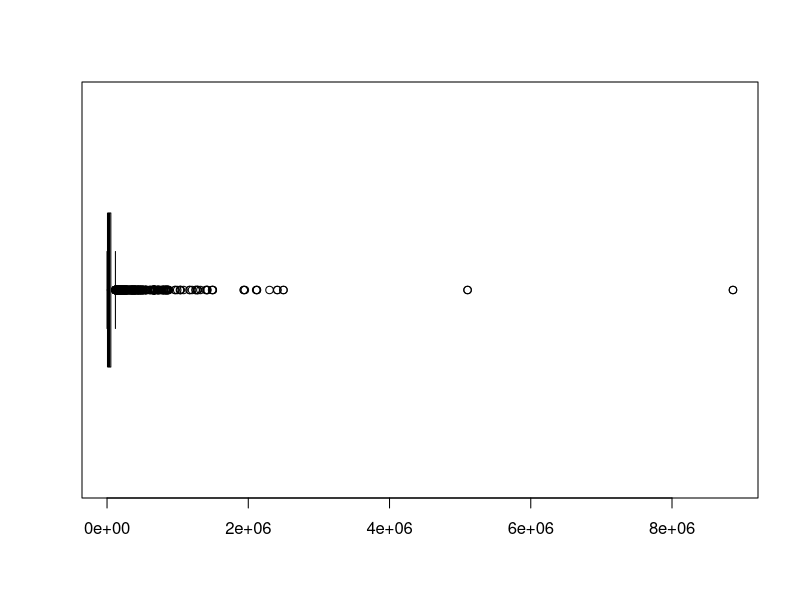
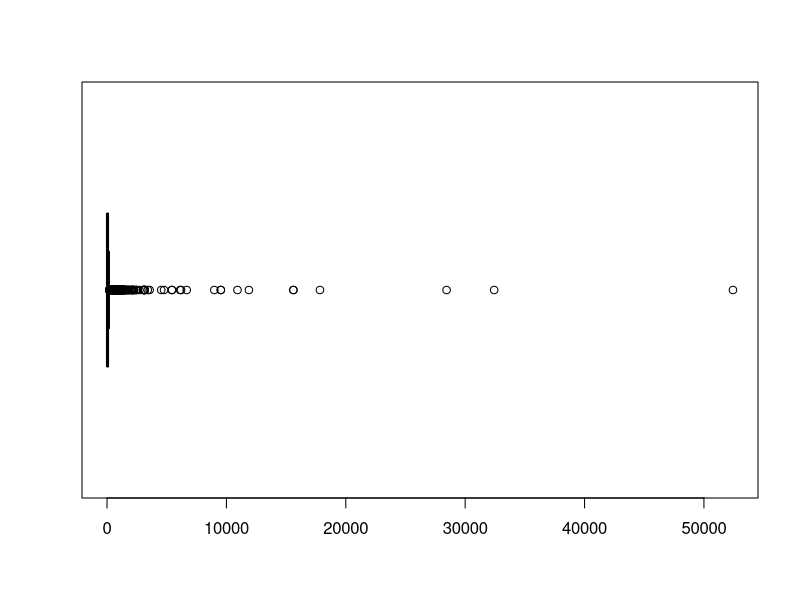
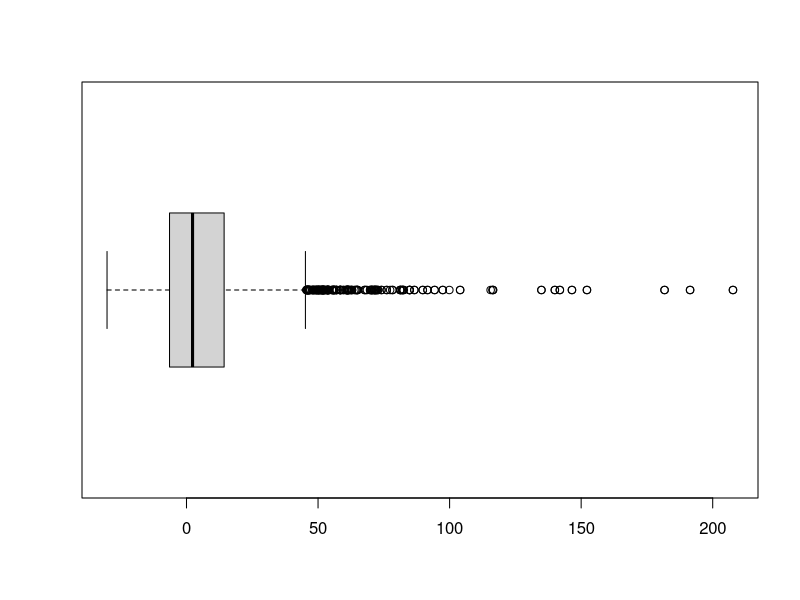
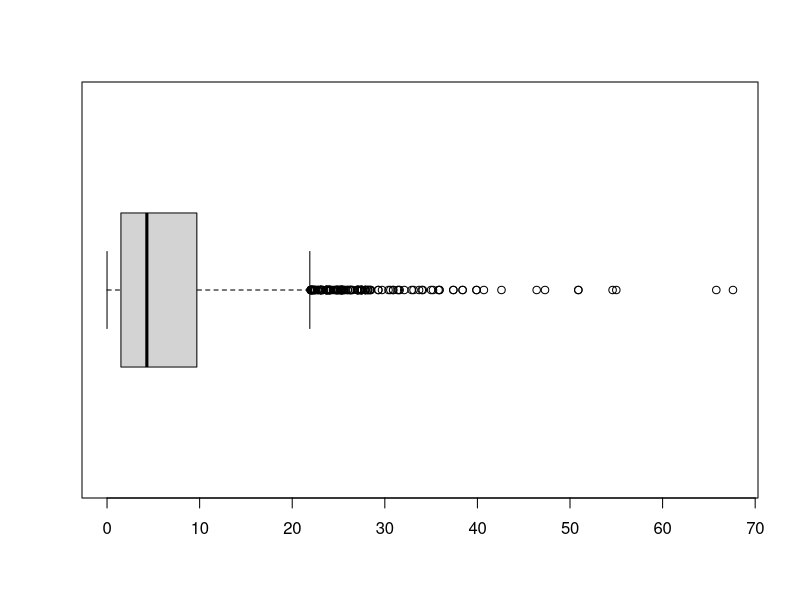
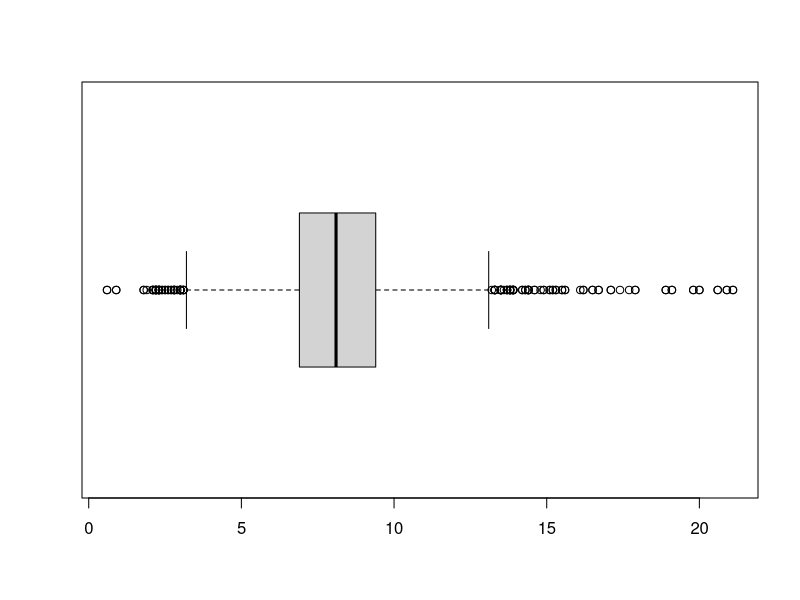
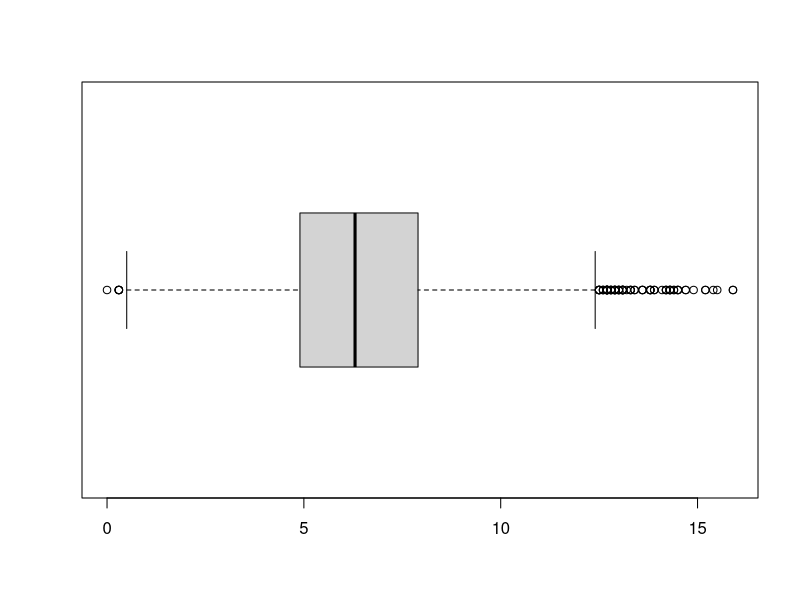
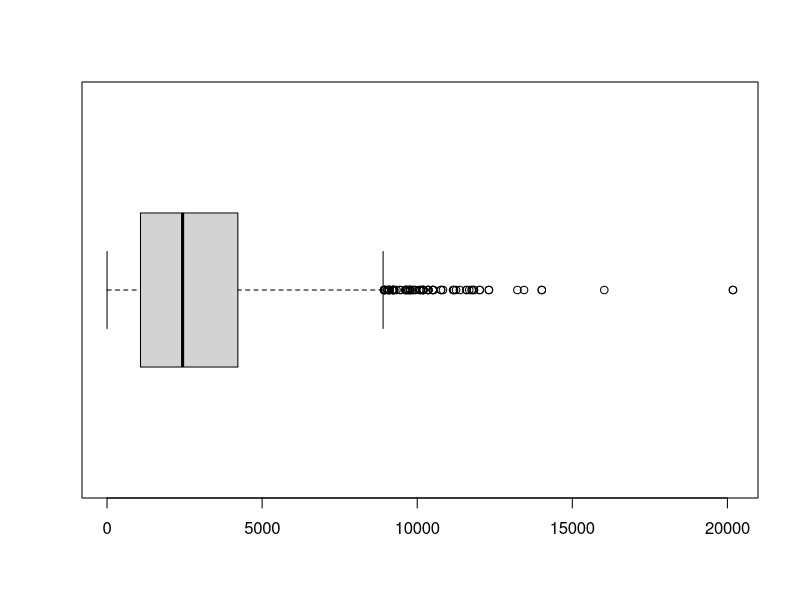
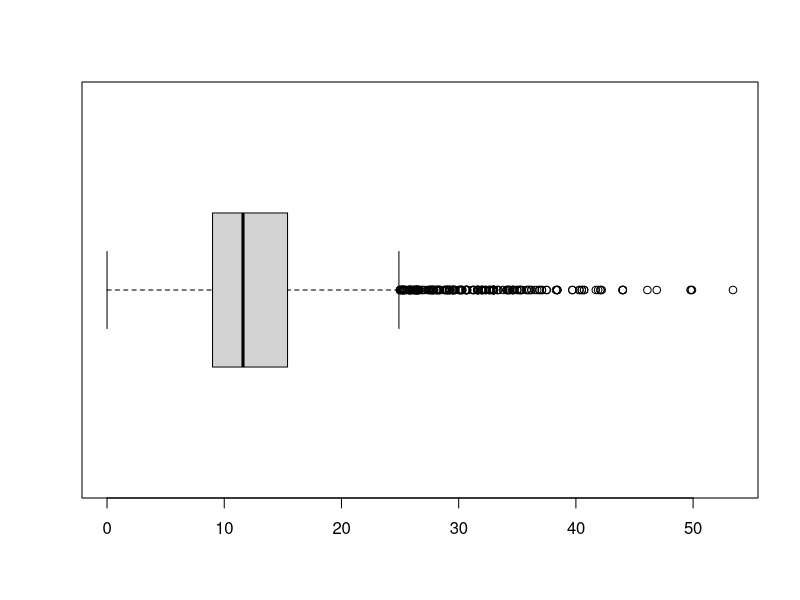

These charts were generated, in order, by the following R code:
#STAT 206 Final Project
#Name: Ammar Khalid
#Roll No.: 241547086


### Creating the complete Dataset ### 
#1. Installed readxl and Rcpp to view xlsx files
#2. Opening the xlsx files
#Had to rename the column names as some had different capitalizations and rbind did not accept that.
library(readxl)
Counties_Data_Set_1<-read_excel("Counties Data Set 1.xlsx")
Counties_Data_Set_2<-read_excel("Counties Data Set 2.xlsx")
Counties_Data_Set_3<-read_excel("Counties Data Set 1.xlsx")
#3. Binding all the data into one variable
original_data<-rbind(Counties_Data_Set_1,Counties_Data_Set_2,Counties_Data_Set_3)
mydata<-rbind(Counties_Data_Set_1,Counties_Data_Set_2,Counties_Data_Set_3)
attach(mydata)
### Calculating percentage of missing data for each column and replacing the NAs ###
(colMeans(is.na(mydata)))*100 #Prints out the percentage of NAs in each column

#The percentage missing data is relatively low, just under 2%.
#The Best way to deal with this missing Data would be to replace its NAs with average.
mydata$Age75[is.na(Age75)]=mean(Age75,na.rm=TRUE)
mydata$Crime[is.na(Crime)]=mean(Crime,na.rm=TRUE)
mydata$Income[is.na(Income)]=mean(Income,na.rm=TRUE)
mydata$Democrat[is.na(Democrat)]=mean(Democrat,na.rm=TRUE)
mydata$Republican[is.na(Republican)]=mean(Republican,na.rm=TRUE)
mydata$Turnout[is.na(Turnout)]=mean(Turnout,na.rm=TRUE)

(colMeans(is.na(mydata)))*100 #Prints out the percentage of NAs in each column

### Checking and Removing the Outliers in the data ###

#I will be using a boxplot to check for outliers and any clear outliers will be replaced with the average of the column to avoid other data from being skued. 
#Non-Apparent outliers will be kept in.

#Pop
boxplot(mydata$Pop,horizontal=TRUE)
#Outliers exist above 3x10^6.
mean1<-mean(Pop)
mydata$Pop[mydata$Pop>3000000]<-mean1


#Pop.Density
boxplot(mydata$Pop.Density,horizontal=TRUE)
#Outlier values seem to exist above 15000.
mean2<-mean(Pop.Density)
mydata$Pop.Density[mydata$Pop.Density>15000]<-mean2

#Pop.Change
boxplot(mydata$Pop.Change,horizontal=TRUE)
#Outliers exist above 150
mean3<-mean(mydata$Pop.Change)
mydata$Pop.Change[mydata$Pop.Change>150]<-mean3


#Farm
boxplot(mydata$Farm,horizontal=TRUE)
#Outlier values exist above 60.
mean4<-mean(mydata$Farm)
mydata$Farm[mydata$Farm>60]<-mean4

#Age65-74
boxplot(mydata$`Age65-74`,horizontal=TRUE)
#No Apparent outliers.

#Age75
boxplot(mydata$Age75,horizontal=TRUE)
#Outliers exist below 1.
mean5<-mean(mydata$Age75)
mydata$Age75[mydata$Age75<1]<-mean5

#Crime
boxplot(mydata$Crime,horizontal=TRUE)
#Outliers exist above 15000.
mean6<-mean(mydata$Crime)
mydata$Crime[mydata$Crime>15000]<-mean6

#College
boxplot(College,horizontal=TRUE)
#Outliers not apparent.

#Income
boxplot(mydata$Income,horizontal=TRUE)
#Outliers exist below 15000
mean7<-mean(mydata$Income)
mydata$Income[mydata$Income<15000]<-mean7


#Democrat
boxplot(mydata$Democrat,horizontal=TRUE)
#Outliers are below 20 and above 80
mean8<-mean(mydata$Democrat)
mydata$Democrat[mydata$Democrat<20]<-mean8
mydata$Democrat[mydata$Democrat>80]<-mean8

#Republican
boxplot(Republican,horizontal=TRUE)
#No Apparent Outliers

#White
boxplot(White,horizontal=TRUE)
#No Apparent Outliers

#Black
boxplot(Black,horizontal=TRUE)
#No apparent outliers

#Turnout
boxplot(mydata$Turnout,horizontal=TRUE)
#Outliers are below 20 and above 80.
mean9<-mean(mydata$Turnout)
mydata$Turnout[mydata$Turnout<20]<-mean9
mydata$Turnout[mydata$Turnout>80]<-mean9

### Calculating the Summary ###
#Minimum
my_min<-function(x){
  a<-x[1]
  for (i in x){
  if (i<a){a<-i}}
return(a)
}

#Maximum
my_max<-function(x){
  a<-x[1]
  for (i in x){
    if (i>a){a<-i}}
  return(a)
}

#Mean
my_mean<-function(x){
  total<-0
  for (i in x){total<-total+i}
  l<-length(x)
  meen<-total/l
  return(meen)}

#Median
my_median<-function(x){
  sorted<-sort(x)
  l<-length(x)
  med_l<-l/2
  if (med_l%%1!=0){
    a<-sorted[ceiling(med_l)]
    return(a)
  }else{
    a<-sorted[med_l]
    b<-sorted[med_l+1]
    c<-(a+b)/2
    return(c)
  }
} 

#Standard Deviation
my_sd<-function(x){
  a<-sqrt(sum((x-mean(x))^2/(length(x)-1)))
  return(a)
}


my_summary<-function(x){
  min<-my_min(x)
  max<-my_max(x)
  mean<-my_mean(x)
  median<-my_median(x)
  sd<-my_sd(x)
  result<-list(min,max,mean,median,sd)
  return(result)
}

### Performing the Data analysis ###

`Population Density`<-as.numeric(my_summary(mydata$Pop.Density))
Population<-as.numeric(my_summary(mydata$Pop))
`Population Change`<-as.numeric(my_summary(mydata$Pop.Change))
`Age 65-74`<-as.numeric(my_summary(mydata$`Age65-74`))
`Age 75`<-as.numeric(my_summary(mydata$Age75))
Crime<-as.numeric(my_summary(mydata$Crime))
College<-as.numeric(my_summary(mydata$College))
Income<-as.numeric(my_summary(mydata$Income))
Farm<-as.numeric(my_summary(mydata$Farm))
Democrat<-as.numeric(my_summary(mydata$Democrat))
Republican<-as.numeric(my_summary(mydata$Republican))
White<-as.numeric(my_summary(mydata$White))
Black<-as.numeric(my_summary(mydata$Black))
Turnout<-as.numeric(my_summary(mydata$Turnout))

library(data.table)

df<-data.frame(`Population Density`,Population,`Population Change`,`Age 65-74`,`Age 75`,Crime,College,Income,Farm,Democrat,Republican,White,Black,Turnout)
rownames(df) <- c("Min","Max","Mean","Median","SD")
df_table<-setDT(df)

### Barplots ###

my_summary2<-function(x){
  mean<-my_mean(x)
  sd<-my_sd(x)
  result<-list(mean,sd)
  return(result)
}
Pop.D<-as.numeric(my_summary2(mydata$Pop.Density))
Pop.C<-as.numeric(my_summary2(mydata$Pop.Change))
Democrats<-as.numeric(my_summary2(mydata$Democrat))
Republicans<-as.numeric(my_summary2(mydata$Republican))
White1<-as.numeric(my_summary2(mydata$White))
Black1<-as.numeric(my_summary2(mydata$Black))
Turnout1<-as.numeric(my_summary2(mydata$Turnout))

df2<-data.frame(Pop.D,Pop.C,Democrats,Republicans,White1,Black1,Turnout1)
rownames(df2)<-c('AVG','SD')

library(data.table)
df2_table<-setDT(df2)


# Grouped Bar Plot
barplot(t(as.matrix(df2)),beside=TRUE,legend=TRUE)
library(ggplot2)
# Option 1
ggplot(mydata, aes(x = State, y = White)) + 
  geom_bar(stat = "summary", fun = "mean")

ggplot(mydata, aes(x = State, y = Black)) + 
  geom_bar(stat = "summary", fun = "mean")

